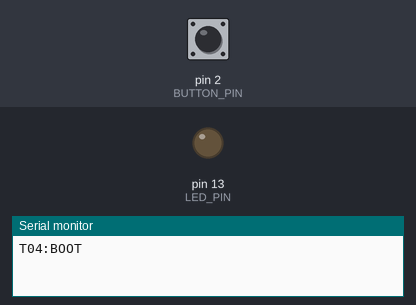
A sketch run on a simulated Arduino Uno, built with avr-gcc and run on an emulated ATmega328P. Shown: output pins drawn as LEDs (lit = HIGH), the last lines printed to the serial monitor. The test bench sets the inputs (shaded band); at power-on: pin 2 (BUTTON_PIN) HIGH.

Above: at 1.2 s.
1.3 s: pin 2 (BUTTON_PIN) pulled LOW for 0.15 s
At 1.9 s:
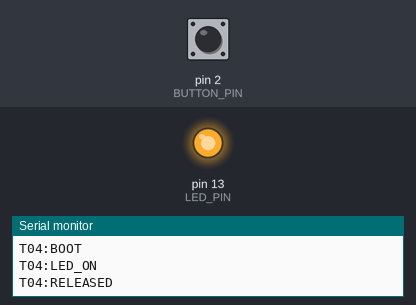
2.9 s: pin 2 (BUTTON_PIN) pulled LOW for 1 s
At 4.4 s:
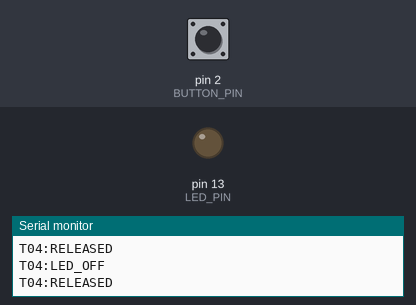
5.4 s: pin 2 (BUTTON_PIN) pulled LOW for 3.2 s
At 6.3 s:
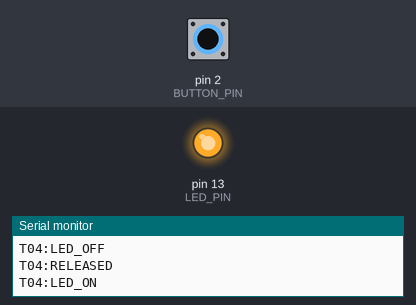
Timing chart, 0 to 8.4 s (numbered marks = the images above; inputs shaded):
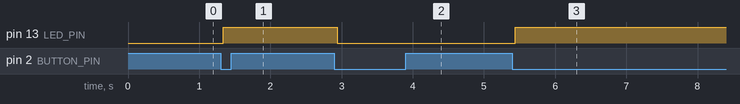

The sketch:

task04_button_toggle.ino
```cpp
const byte LED_PIN = 13;
const byte BUTTON_PIN = 2;
const unsigned long DEBOUNCE_MS = 40;

bool ledOn = false;
bool candidate = HIGH;
bool stable = HIGH;
unsigned long candidateSince = 0;

void setup() {
  pinMode(LED_PIN, OUTPUT);
  pinMode(BUTTON_PIN, INPUT_PULLUP);
  Serial.begin(9600);
  Serial.println(F("T04:BOOT"));
}

void loop() {
  const bool raw = digitalRead(BUTTON_PIN);

  if (raw != candidate) {
    candidate = raw;
    candidateSince = millis();
  }

  if (candidate != stable && millis() - candidateSince >= DEBOUNCE_MS) {
    stable = candidate;
    if (stable == LOW) {
      ledOn = !ledOn;
      digitalWrite(LED_PIN, ledOn ? HIGH : LOW);
      Serial.println(ledOn ? F("T04:LED_ON") : F("T04:LED_OFF"));
    } else {
      Serial.println(F("T04:RELEASED"));
    }
  }
}
```

Measured:
- after the input at 1.3 s, pin 13 (LED_PIN): LOW → HIGH at once
- after the input at 2.9 s, pin 13 (LED_PIN): HIGH → LOW at once
- after the input at 5.4 s, pin 13 (LED_PIN): LOW → HIGH at once
